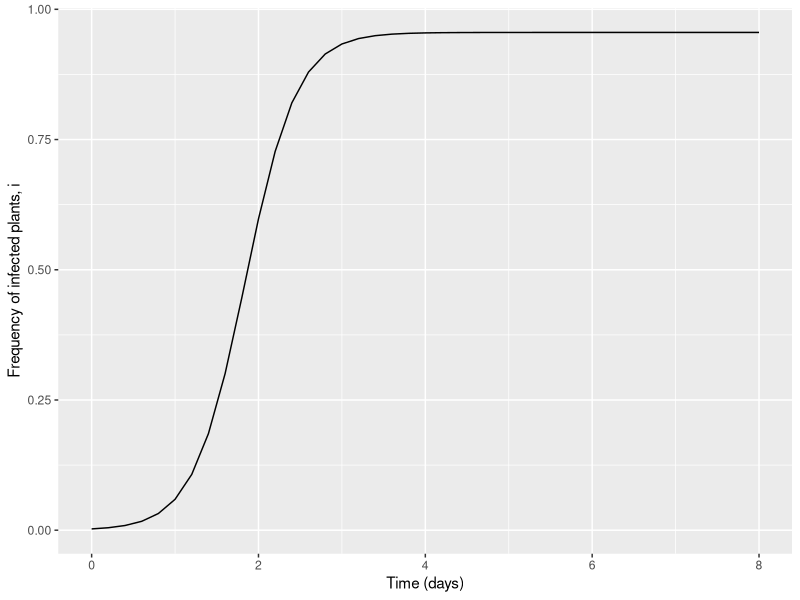
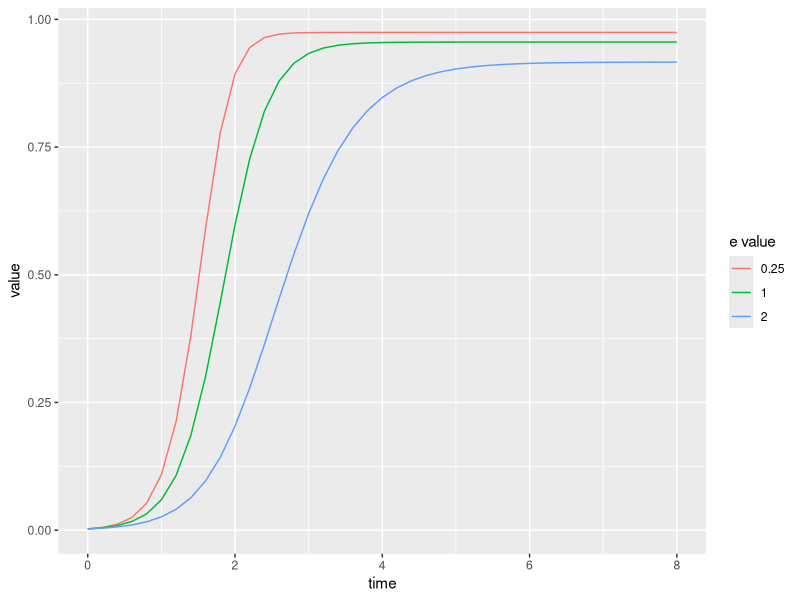
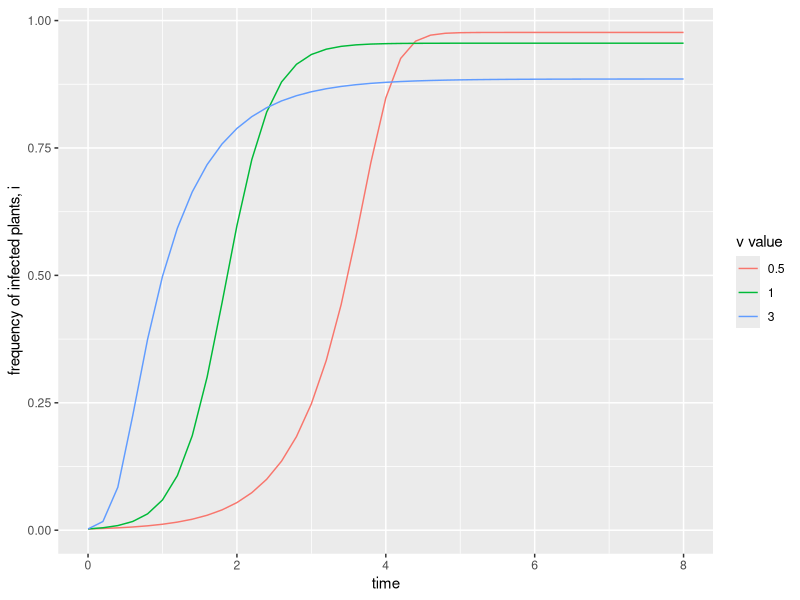

Generate these figures, in order, with R:

#######################################################################
###### RECREATION OF DETERMINISTIC MODEL BY DONNELLY ET AL. 2019 ######
#######################################################################

### This version (v2) works out the equilibrium values of As and Ai to feed into
### the equation for di/dt, removing the need for As/dt and Ai/dt equations. Note
### contains functions for use of function optim() to find equilibriums, but these
### are not utilised as a more efficient way using polyroot() was discovered after.

rm(list=ls())

# packages
library(deSolve)
library(ggplot2)
library(reshape2)
library(dplyr)

### FUNCTIONS ###

As_Ai_to_optimise <- function(aphid_pop_density, parms) {
  
  ### Function that contains the equations for As and Ai to be optimised. Will be passed to calc_A_equilibrium() 
  ### to find the equilibrium As and Ai values
  
  As <- aphid_pop_density[1]
  Ai <- aphid_pop_density[2]
  
  # define necessary parameters
  i <- parms[["i"]]
  v <- parms[["v"]]
  e <- parms[["e"]]
  a <- parms[["a"]]
  b <- parms[["b"]]
  K <- parms[["K"]]
  theta <- parms[["theta"]]
  
  # equations
  i_hat <- v*i / ((1-i) + v*i) 
  
  Fs <- (1 - i_hat) / (1 - i_hat*(1 - e)) 
  Fi <- e*i_hat / (1 - i_hat*(1 - e))
  
  # equations to be minimised
  dAs <- a*As*(1 - As/K) - b*As - theta*As*(1 - Fs) + theta*Ai*Fs*i/(1 - i)
  dAi <- a*Ai*(1 - Ai/K) - b*Ai - theta*Ai*(1 - Fi) + theta*As*Fi*(1 - i)/i
  
  return(dAs^2 + dAi^2) # return sum of squares. this way the minimum value is 0 which indicates a root (equilibrium)
}

calc_A_equilibrium_optim <- function(parms, i, n_tests) {
  
  ### Function to calculate As and Ai equilibrium by optimising As_Ai_to_optimise(). Returns vector of As
  ### then Ai value
  
  # add current value of i as a parameter
  parms["i"] <- i
  
  # run optim() many times from different starting values to find all possible equilibriums
  optim_equilibrium <- lapply(1:n_tests, function(x) round(optim(par = runif(2, min=0, max=100), 
                                                                 fn = As_Ai_to_optimise, 
                                                                 parms = parms,
                                                                 method = "L-BFGS-B")$par, 3))
  
  # filter down to unique equilibriums
  unique_equilibrium <- optim_equilibrium[!duplicated(optim_equilibrium)]
  unique_equilibrium # only equilibrium where both numbers (As and Ai) are positive = 9.5, 9.5
  
  # filter down to the positive (i.e. biologically possible) solution(s)
  find_positive_solution <- function(equil) {
    if (equil[1] > 0 && equil[2] > 0) {
      return (T)
    }
    else {
      return(F)
    }
  }
  
  positive_equilibrium <- unlist(unique_equilibrium[sapply(unique_equilibrium, find_positive_solution)==T])
  
  # check if multiple positive solutions
  if (length(positive_equilibrium) > 2) {
    # if the sum of the difference between equilibriums for As and Ai are more than 0.1 (i.e. not just a rounding)
    # issue, stop with an error
    if(sum(abs(diff(positive_equilibrium, lag = 2))) > 0.1) { 
      stop("More than 1 positive solution for As and Ai values")
    }
  }
  
  return(positive_equilibrium) # return equilibrium As and Ai values
}

calc_A_equilibrium <- function(parms, states, i_hat) {
  
  # define states
  i <- states[["i"]]
  
  # define parameters
  e <- parms[["e"]]
  a <- parms[["a"]]
  b <- parms[["b"]]
  K <- parms[["K"]]
  theta <- parms[["theta"]]
  
  # probability of settling on susceptible (Fs) and infected (Fi) plants,
  # derived from analysis of Markov chain, see Donnelly et al. 2019, Appendix S4
  Fs <- (1 - i_hat) / (1 - i_hat*(1 - e)) 
  Fi <- e*i_hat / (1 - i_hat*(1 - e))
  
  ## define coefficients 
  # (worked out by hand from dAs and dAi equations- see lab book). will give roots of Ai
  coeff_1 <- i*(a - b - theta*(1 - Fs))*(b + theta*(1 - Fi) - a)/(theta*Fi*(1 - i)) + theta*Fs*i/(1 - i)
  
  coeff_2 <- (a/K)*i*(a - b - theta*(1 - Fs))/(theta*Fi*(1 - i)) - 
    a*i^2*(b^2 + 2*b*theta*(1 - Fi) - 2*b*a + theta^2*(1 - Fi)^2 - 2*a*theta*(1 - Fi) + a^2)/(K*theta^2*(1 - i)^2*Fi^2)
  
  coeff_3 <- -(a*i^2/K)*(2*b*a + 2*a*theta*(1 - Fi) - 2*a^2)/(K*theta^2*(1 - i)^2*Fi^2)
  
  coeff_4 <- -a^3*i^2/(K^3*theta^2*(1 - i)^2*Fi^2)
  
  
  # get Ai equilibrium values
  Ai_equilibriums <- polyroot(c(0, coeff_1, coeff_2, coeff_3, coeff_4))
  
  # subset to those that have no imaginary part, then remove imaginary part (as it is 0)
  Ai_equilibriums <- Ai_equilibriums[Im(zapsmall(Ai_equilibriums)) == 0]
  Ai_equilibriums <- Re(Ai_equilibriums)
  
  # for each Ai equilibrium, calculate value of As (equation calculated manually - see lab book)
  As_equilibriums <- i*(b*Ai_equilibriums + theta*Ai_equilibriums*(1 - Fi) - a*Ai_equilibriums*(1-Ai_equilibriums/K)) / 
    (theta*Fi*(1-i))
  
  # find equilibrium where both As and Ai are positive i.e. biologically possible equilibrium
  Ai <- Ai_equilibriums[which(Ai_equilibriums > 0 & As_equilibriums > 0)]
  As <- As_equilibriums[which(Ai_equilibriums > 0 & As_equilibriums > 0)]
  
  # if multiple positive equilibriums, stop with error
  if (length(Ai) > 1 | length(As) > 1) {
    stop("multiple positive As, Ai equilibriums")
  }
  return(c(As, Ai))
}

donnelly_ode_func <- function(times, states, parms) {
  
  ### ODE function for deterministic Donnelly model, with As and Ai (aphids per healthy and infected plants 
  ### respectively) assumed to be always at equilibrium. Therefore calculates equilibrium As and Ai values 
  ### for each value of i (proportion infected plants).
  
  # STATES
  i <- states[["i"]]
  
  # PARAMETERS
  gamma <- parms[["gamma"]]
  b <- parms[["b"]]
  theta <- parms[["theta"]]
  a <- parms[["a"]]
  K <- parms[["K"]]
  H <- parms[["H"]]
  p <- parms[["p"]]
  v <- parms[["v"]]
  e <- parms[["e"]]
  w <- parms[["w"]]
  Pacq <- parms[["Pacq"]]
  Pinoc <- parms[["Pinoc"]]
  
  # DEFINE PARAMETERS NEEDED FOR STATE EQUATIONS
  
  # q = prob of surviving flight between plants (i.e. doesn't emigrate/die)
  q <- 1 - p  
  
  # i_hat = weighted frequency of infected plants, accounting for attraction towards infected plants
  # i.e. adapted version of i / (1 - i + i) = i / 1, to include v
  i_hat <- v*i / ((1-i) + v*i) 
  
  # expected number of transmissions per dispersal, 
  # derived from analysis of markov chain (see Donnelly 2019, Appendix S1)
  xi <- (q^2*Pacq*Pinoc*i_hat*(1 - e*w)*(1 - i_hat))/(p + q*w*(1 - i_hat*(1 - e)))
  
  # calculate equilibrium level of As and Ai for current value of i
  # = per plant aphid density on susceptible (As)  and infected (Ai) plants
  As_Ai <- calc_A_equilibrium(parms, states, i_hat)
  As <- As_Ai[1]
  Ai <- As_Ai[2]
  
  ### OLD WAY USING OPTIM
  # As_Ai <- calc_A_equilibrium_optim(parms, i, n_tests = 150)
  # As <- As_Ai[1] 
  # Ai <- As_Ai[2]
  
  # A = total number of aphids i.e. aphids per plant type * number of that plant type
  # i.e. S*As + I*Ai where S is number of susceptible plants and I is number of infected plants
  A <- As*(H - i*H) + Ai*(i*H)  
  
  # STATE EQUATION
  # infected plants - change in incidence of infected plants
  # = rate of aphid dispersal * mean number of transmissions - plant death
  di <- (theta*A/H)*xi - gamma*i
  
  return(list(c(di)))
}


vary_param_trajec <- function(init_states, times, parms, varied_parm_name, varied_parm_vals) {
  
  # function to run the ODE multiple times with one parameter varying, as specified by user.
  # returns data frame of all runs
  
  # initialise output data frame
  all_trajects <- data.frame(time = numeric(),
                             compartment = character(),
                             value = numeric(),
                             param_val = numeric())
  
  for (run in 1:length(varied_parm_vals)) {
    
    parms[[varied_parm_name]] <- varied_parm_vals[run]
    
    trajectory <- data.frame(ode(y = init_states, 
                                 times = times, 
                                 parms = parms, 
                                 func = donnelly_ode_func))
    
    trajectory_long <- reshape2::melt(trajectory, id.vars="time")
    
    # add the value of the varying parameter as an extra column
    trajectory_long$param_val <- rep(varied_parm_vals[run], times=nrow(trajectory_long))
    
    # add to dataframe of all trajectories
    all_trajects <- rbind(all_trajects, trajectory_long)
  }
  
  return(all_trajects)
}

#### DEFINE ALL PARAMETERS AND INITIAL STATES

## donnelly param vals:
# gamma = 20/3, # rate of recovery/death of I plants
# b = , # aphid mortality rate per day
# theta = 1, # aphid dispersal rate per day
# a = , # reproduction rate per aphid per day
# K = , # aphid reproduction limit - maximum aphids per plant (diff to donnelly_stoch_sim.R)
# H = 400, # number host plants
# p = , # aphid emigration/death rate per journey between plants
# v = 1, # infected plant attractiveness
# e = 1, # infected plant acceptability 
# w = 0.2, # feeding rate on healthy plant
# Pacq = 0.5, # chance of virus acquisition from infected plant
# Pinoc = 0.5 # chance of inoculating healthy plant
# A = 1200 ????

# parameters
parms <- c(
  gamma = 3/20, # rate of recovery/death of I plants
  b = 0.1, # aphid mortality rate per day
  theta = 1, # aphid dispersal rate per day
  a = 2, # reproduction rate per aphid per day
  K = 10, # aphid reproduction limit - maximum aphids per plant (diff to donnelly_stoch_sim.R)
  H = 400, # number host plants
  p = 0.2, # aphid emigration/death rate per journey between plants
  v = 1, # infected plant attractiveness
  e = 1, # infected plant acceptability 
  w = 0.2, # feeding rate on healthy plant
  Pacq = 0.5, # chance of virus acquisition from infected plant
  Pinoc = 0.5 # chance of inoculating healthy plant
)

#states
init_states <- c(
  i = 1/parms[["H"]] # frequency of infected plants
)

# timeframe
times <- seq(0, 8, by = 0.2)

########
# run epidemic with default parameters (as donnelly et al. 2019)
########
trajectory <- data.frame(ode(y = init_states, 
                             times = times, 
                             parms = parms, 
                             func = donnelly_ode_func))

trajectory_long <- reshape2::melt(trajectory, id.vars="time")
names(trajectory_long) <- c("time", "compartment", "number")

# plot trajectory of infected plants
plant_trajec <- ggplot(data=trajectory_long %>% filter(compartment == "i"), 
                       aes(x = time, y = number)) +
  geom_line() +
  labs(x = "Time (days)", y = "Frequency of infected plants, i")
plant_trajec

##########
# run epidemic with varying values of e and v
##########

#VARY E (plant acceptability)
e_vals <- c(0.25, 1, 2)

e_trajecs <- vary_param_trajec(init_states, times, parms, "e", e_vals)

# plot output
e_vals_plot <- ggplot(data=e_trajecs %>% filter(variable == "i"), aes(x = time, y = value, col = as.factor(param_val))) +
  geom_line() +
  labs(col = "e value")
e_vals_plot

# VARY V (plant attractiveness)
v_vals <- c(1, 3, 0.5)

v_trajecs <- vary_param_trajec(init_states, times, parms, "v", v_vals)

# plot output
v_vals_plot <- ggplot(data=v_trajecs %>% filter(variable == "i"), aes(x = time, y = value, col = as.factor(param_val))) +
  geom_line() +
  labs(col = "v value", y = "frequency of infected plants, i")
v_vals_plot
